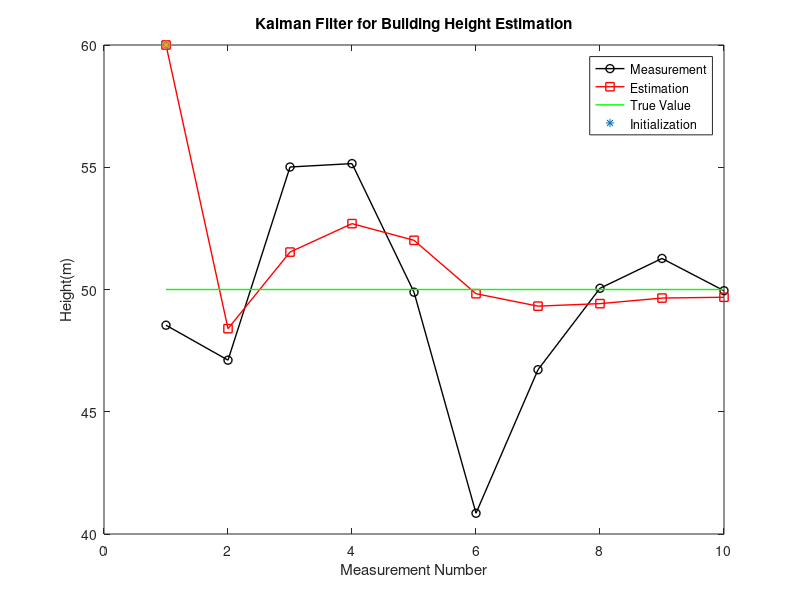
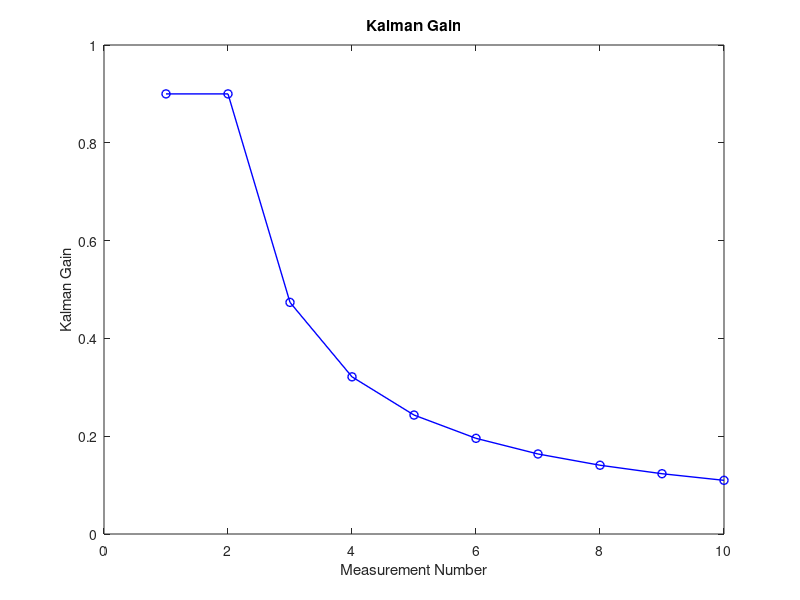

These charts were generated, in order, by the following MATLAB code:
% References
% Problem is example 5, https://www.kalmanfilter.net/kalman1d.html but different measurement value
% Matlab Plotting https://www.mathworks.com/help/matlab/ref/plot.html 

% Define system model
x_true = 50; %True Height of Buildings
z = [48.54, 47.11, 55.01, 55.15, 49.89, 40.85, 46.72, 50.05, 51.27, 49.95];% Simulate measurement
R = 25; % Measurement noise covariance

% Set initial values
N = length(z);  % Number of measurements
P = zeros(N, 1);  % Array to store error covariance
K = zeros(N, 1);  % Array to store Kalman gain
P_minus = zeros(N, 1);  % Array to store predicted error covariance

% Initialize the first value of P and P_minus
P(1) = 225; % Initial error covariance
P_minus(1) = 225; % Initial predicted error covariance

% Initialize the first value of K using the first value of P_minus
K(1) = P_minus(1)/(P_minus(1) + R); % Initial Kalman gain

% Initialize the state estimate
x_hat(1) = 60; % Initial state estimate

% Loop over measurements
for t = 2:N
    % Measure
    x = x_hat ; % Simulate state
    
    % Predict state and error covariance
    x_hat_minus(t) = x_hat(t-1); % Predicted state estimate
    P_minus(t) = P(t-1); % Predicted error covariance

    % Update state estimate and error covariance
    K(t) = P_minus(t)/(P_minus(t) + R); % Kalman gain
    x_hat(t) = x_hat_minus(t) + K(t)*(z(t) - x_hat_minus(t)); % Updated state estimate
    P(t) = (1 - K(t))*P_minus(t); % Updated error covariance
end

%Plot Measurement data and Estimation data
figure;
t = 1:N;
plot(t, z, 'ko-', 'LineWidth', 1); % Plot measurement data
hold on; 
%hold on is used to hold the current plot so that we can add more plots to the same figure.
plot(t, x_hat(t), 'rsquare-', 'LineWidth', 1); % Estimated value
hold on;
plot(t, x_true*ones(N,1), 'g', 'LineWidth', 1); %True value
hold on;
plot(1, 60*ones(N,1), '*'); % Initialization value
xlabel('Measurement Number');
ylabel('Height(m)');
legend('Measurement', 'Estimation', 'True Value', 'Initialization');
title('Kalman Filter for Building Height Estimation');

% Plot Kalman Gain
figure;
plot(t, K, 'bo-', 'LineWidth', 1); % Kalman Gain values against the measurement number
title('Kalman Gain');
xlabel('Measurement Number');
ylabel('Kalman Gain');
